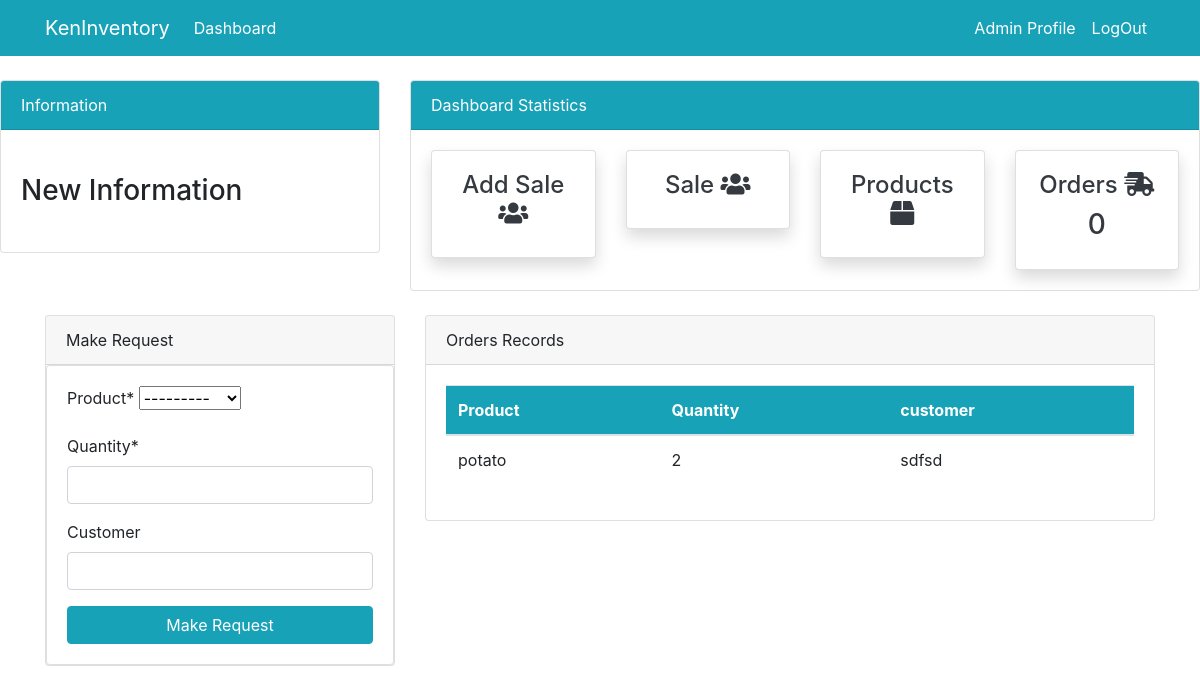
/order/ (signed in), run on the app's committed database.
### website/models.py (models this page shows, shortened)
class Order (models.Model):
    product=models.ForeignKey(Product, on_delete=models.CASCADE)
    quantity=models.PositiveIntegerField(null=True)
    customer=models.CharField(max_length=50, blank=True, null=True)
    created_at=models.DateTimeField(auto_now_add=True, null=True)

class Product(models.Model):
    name=models.CharField(max_length=100)
    price=models.PositiveIntegerField(null=True)
    created_at=models.DateTimeField(auto_now_add=True, null=True, blank=True)
    def __str__(self):
        return f"{self.id},{self.name}"

### website/views.py (the view)
# urls.py: path("order/", views.OrderView, name="order"),
@login_required(login_url='login')
def OrderView(request):
    order=Order.objects.all()
    current_data=timezone.now().date()
    order_count=order.filter(created_at__date=current_data).count()
    if request.method=='POST':
        add_order=AddOrderForm(request.POST)
        if add_order.is_valid():
            add_order.save()
            return redirect("order")
    else:
        add_order=AddOrderForm()
    context={
        'orders':order,
        'form': add_order,
        'order_count':order_count
        }
    return render(request, "dashboard/order.html", context)

### website/forms.py
class AddOrderForm(forms.ModelForm):
    class Meta:
        model=Order
        fields="__all__"

### templates/dashboard/order.html (shortened to what this page needs)
{% extends 'partials/base.html' %}
{% block content %}
{% load crispy_forms_tags %}
<div>
    <div class="row mt-4">
        <div class="col-md-4">
            <div class="card">
                <div class="card-header">
                    Make Request
                </div>
                <div class="card card-body">
                    <form method="POST">
                        {{form |crispy}}
                        <input class="btn btn-info btn-block" type="submit" value="Make Request">
                    </form>
                </div>
            </div>
        </div>
        <div class="col-md-8">
            <div class="card">
                <div class="card-header">
                    Orders Records
                </div>
                <div class="card-body">
                    <table class="table bg-white">
                        <thead class="bg-info text-white">
                            <tr>
                                <th scope="col">Product</th>
                                <th scope="col">Quantity</th>
                                <th scope="col">customer</th>
                            </tr>
                        </thead>
                        <tbody>
                            {% for pro in orders %}
                            <tr>
                                <td>{{pro.product.name}}</td>
                                <td>{{pro.quantity}}</td>
                                <td>{{pro.customer}}</td>
                            </tr>
                            {% endfor %}
                        </tbody>
                    </table>
                </div>
            </div>
        </div>
    </div>
</div>
{% endblock %}

### data on the page
Order: product.name "potato", quantity "2", customer "sdfsd"

### other printed values
{{ order_count }} "0"
